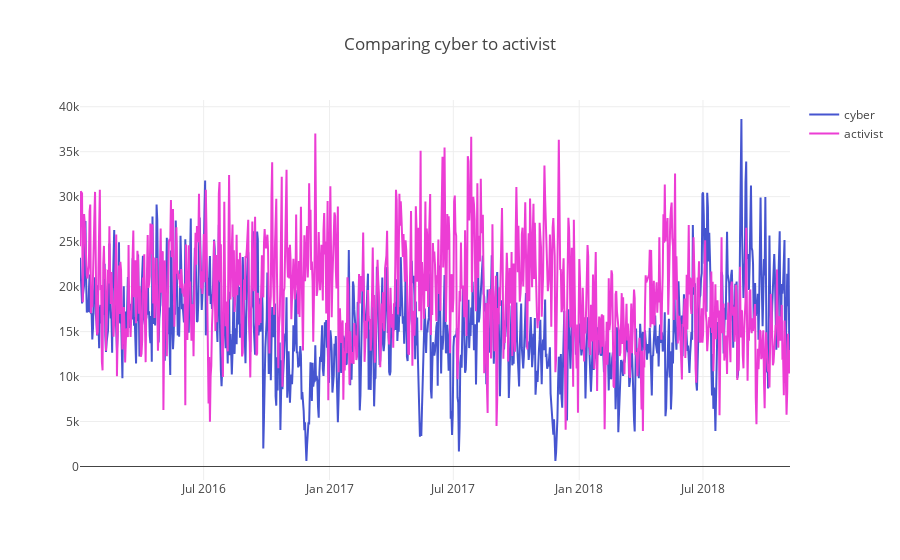

The code cell stored with this chart in its notebook:
### Code cell
for word in compare:
    df = pd.read_csv(str("daily_onegrams/daily_ranks/"+word+".txt"), sep=" ", skipinitialspace=True)
    df['Date'] = [datetime.strptime(date, '%Y-%m-%d') for date in df['Date']]
    r = lambda: random.randint(0,255)
    color = str('#%02X%02X%02X' % (r(),r(),r()))
    trace = go.Scatter(x=df['Date'], y=df['Rank'], name=str(word),line = dict(color = color))
    traces.append(trace)
data = traces

layout = dict(
    title = str("Comparing "+compare[0]+" to "+compare[1]),
)

fig = dict(data=data, layout=layout)
py.iplot(fig, filename = str(word+'_time-series-simple.html'))

### Figure 1 — Plotly figure (JSON) as saved in the notebook; plotly's stock layout.template omitted (floating-point values rounded to 4 significant figures; data arrays with more than 128 entries replaced by an {"elided": "..."} marker saying what was removed)
{"data": [{"line": {"color": "#4655D0"}, "name": "cyber", "type": "scatter", "uid": "dd4d6c65-3925-49fb-9411-b7a466684b32", "x": {"elided": "1038 str values"}, "y": {"elided": "1038 int values"}}, {"line": {"color": "#EC3DD4"}, "name": "activist", "type": "scatter", "uid": "b2a7aca6-8d3a-44c2-beba-499c00ff3896", "x": {"elided": "1038 str values"}, "y": {"elided": "1038 int values"}}], "layout": {"title": "Comparing cyber to activist"}}
